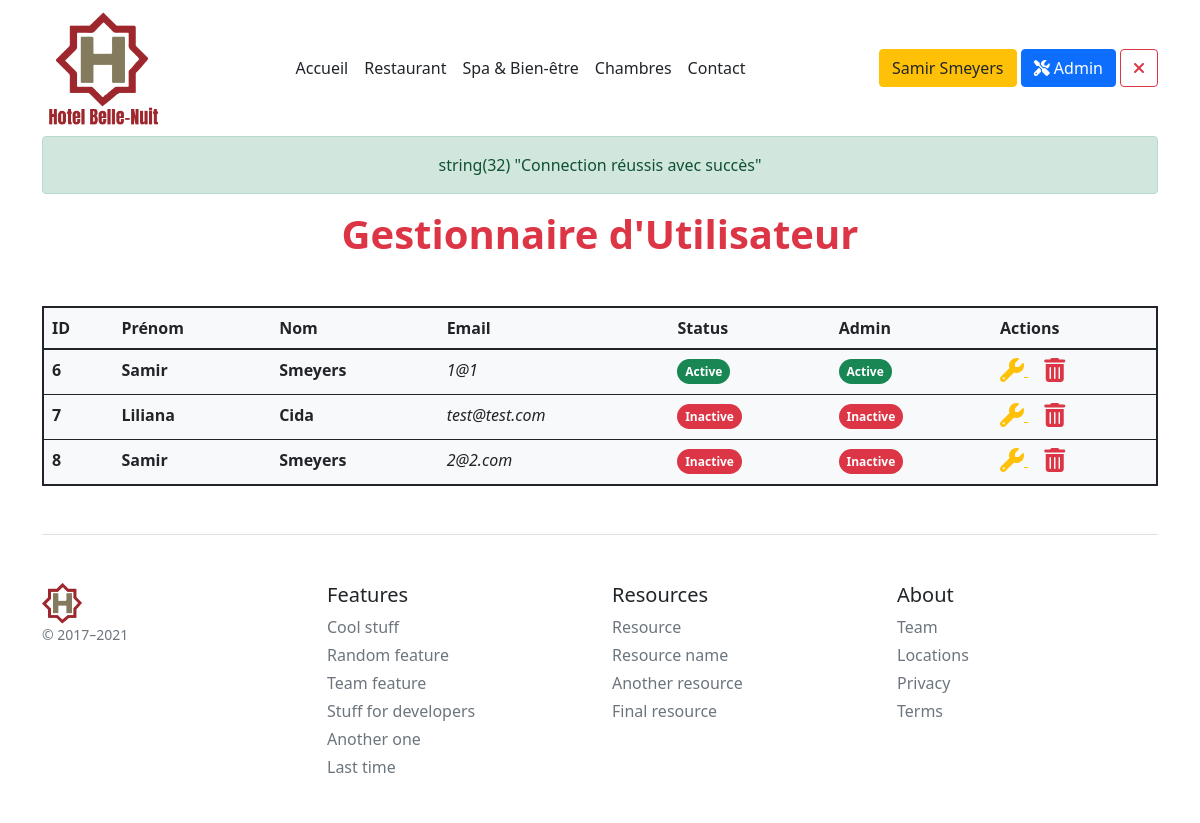
Page /adminAccount (signed in) on the earlier database version.
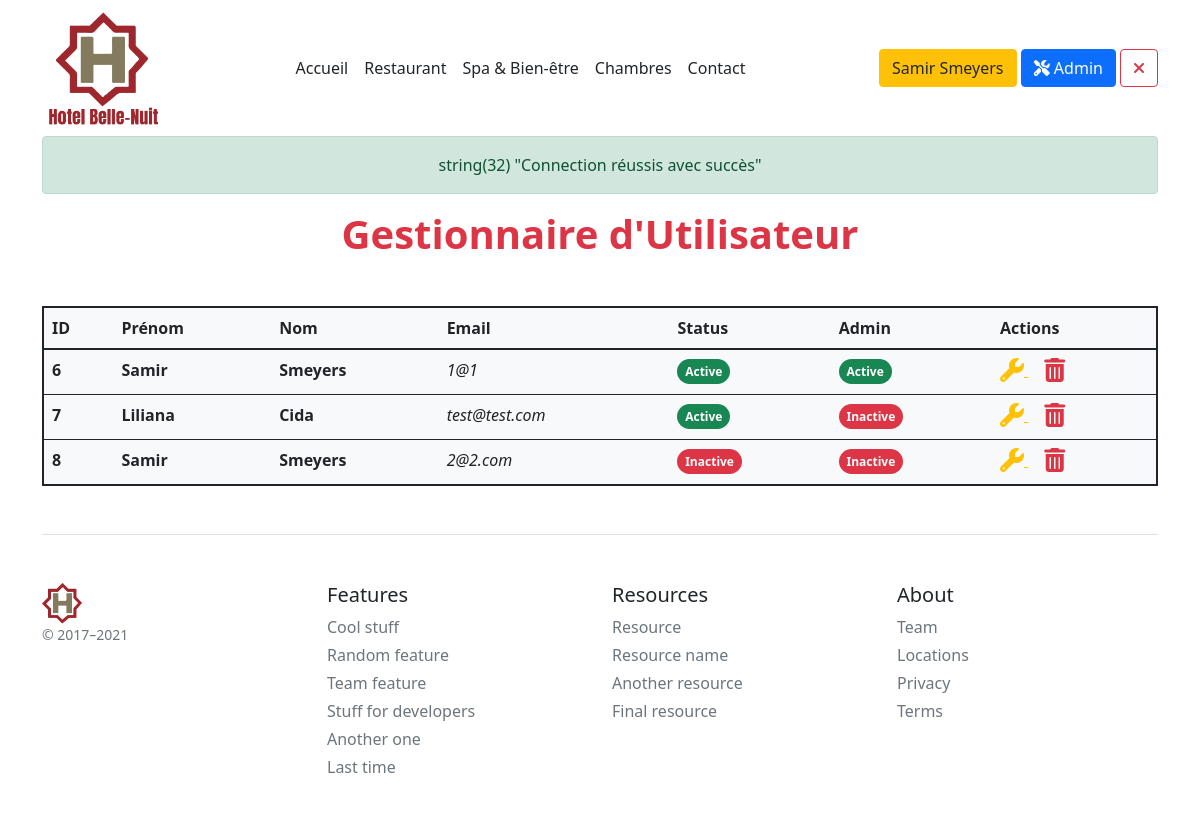
Same page on the later database version.
### tables this page shows
CREATE TABLE `account` (
  `acc_id` int(11) NOT NULL,
  `acc_name` varchar(30) NOT NULL,
  `acc_surname` varchar(30) NOT NULL,
  `acc_address` varchar(120) NOT NULL,
  `acc_addressbox` int(11) NOT NULL,
  `acc_city` varchar(20) NOT NULL,
  `acc_codepostal` mediumint(9) NOT NULL,
  `acc_id_country` int(11) NOT NULL,
  `acc_phone` varchar(20) NOT NULL,
  `acc_email` varchar(255) NOT NULL,
  `acc_password` varchar(128) NOT NULL,
  `acc_code_activation` varchar(32) NOT NULL,
  `acc_admin` tinyint(1) NOT NULL,
  `acc_active` tinyint(1) NOT NULL
);

### models/Model.class.php (called while the page is built, shortened)
<?php
abstract class Model{
    private static $pdo;
    private static function setBdd(){
        self::$pdo = new PDO("mysql:host=localhost;dbname=hotel;charset=utf8", "root", "");
        self::$pdo->setAttribute(PDO::ATTR_ERRMODE, PDO::ERRMODE_WARNING);
    }
    protected function getBdd(){
        return self::$pdo;
    }
}

### models/AdminManager.model.php (called while the page is built, shortened)
<?php
require_once("Model.class.php");
class AdminManager extends Model
{
    public function getProfils()
    {
        $stmt = $this->getBdd()->prepare('
        SELECT  *
        FROM `account`');
        $stmt->execute();
        $profils = $stmt->fetchAll(PDO::FETCH_ASSOC);
        return $profils;
    }
}

### views/main/back/adminAccount.view.php (the view)
<h1 class='text-center my-3 text-danger fw-bolder mb-5'>Gestionnaire d'Utilisateur</h1>
<table class="table container bg-light p-5 rounded mb-5 border border-2 border-dark">
    <thead class="bg-light">
    <tr>
        <th>ID</th>
        <th>Prénom</th>
        <th>Nom</th>
        <th>Email</th>
        <th>Status</th>
        <th>Admin</th>
        <th>Actions</th>
    </tr>
    </thead>
    <tbody>
    <?php foreach ($profils as $key => $profil) :
        $statusBadge = ($profil['acc_active'] == 1) ? '<span class="badge bg-success rounded-pill d-inline">Active</span>' : '<span class="badge bg-danger rounded-pill d-inline">Inactive</span>';
        $adminBadge = ($profil['acc_admin'] == 1) ? '<span class="badge bg-success rounded-pill d-inline">Active</span>' : '<span class="badge bg-danger rounded-pill d-inline">Inactive</span>';
        ?>
        <tr>
            <td>
                <p class="fw-bold mb-1"><?= $profil["acc_id"] ?></p>
            </td>
            <td>
                <p class="fw-bold mb-1"><?= $profil["acc_surname"] ?></p>
            </td>
            <td>
                <p class="fw-bold mb-1"><?= $profil["acc_name"] ?></p>
            </td>
            <td>
                <p class="fst-italic mb-1"><?= $profil["acc_email"] ?></p>
            </td>
            <td><?= $statusBadge ?></td>
            <td><?= $adminBadge ?></td>
            <td>
                <a href="adEditAccount&id=<?= $profil['acc_id'] ?>" class="text-warning">
                    <i class="fa-solid fa-wrench fa-xl"></i>
                </a>
                <a href="models/delete.php?idDelUser=<?= $profil["acc_id"] ?>" onclick="return confirm('Êtes-vous sûr de vouloir supprimer cet élément ?')" class="ms-3 text-danger">
                    <i class="fa-solid fa-xl fa-trash-can"></i>
                </a>
            </td>
        </tr>
    <?php endforeach; ?>
    </tbody>
</table>

Differences in the rows shown:
changed account "Liliana": acc_active "Inactive" → "Active"
